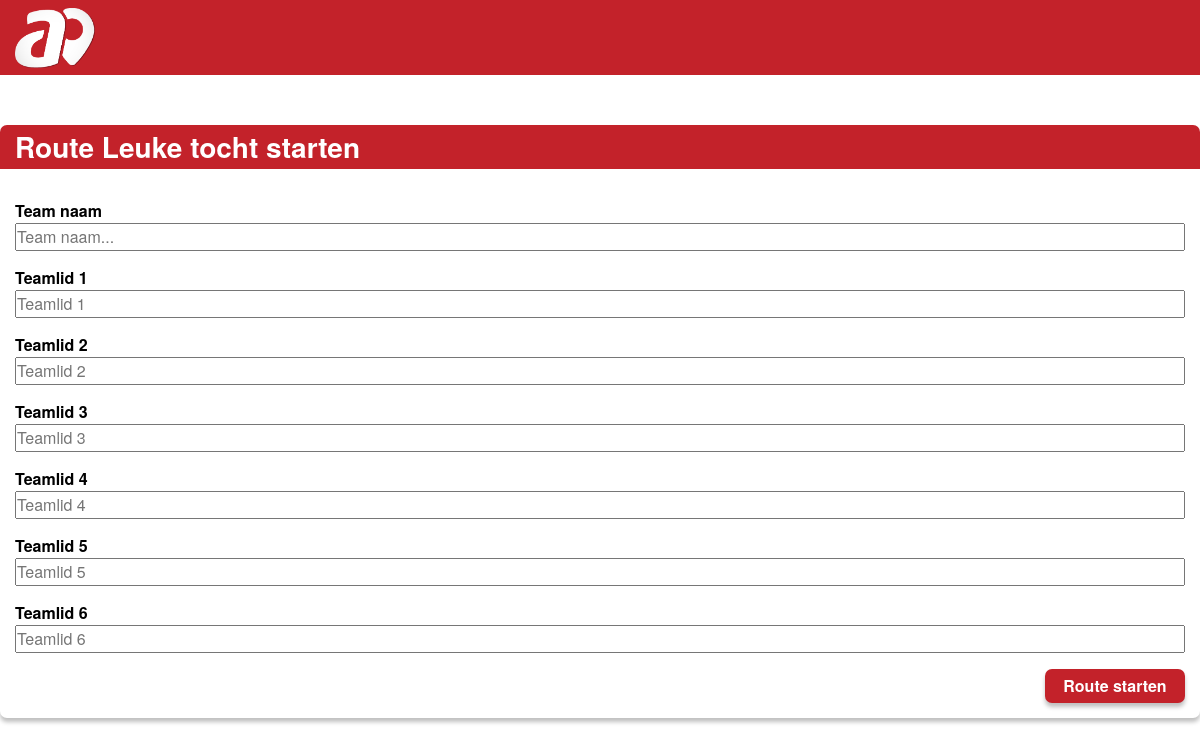
Page /startroute.php?id=1 on the earlier database version.
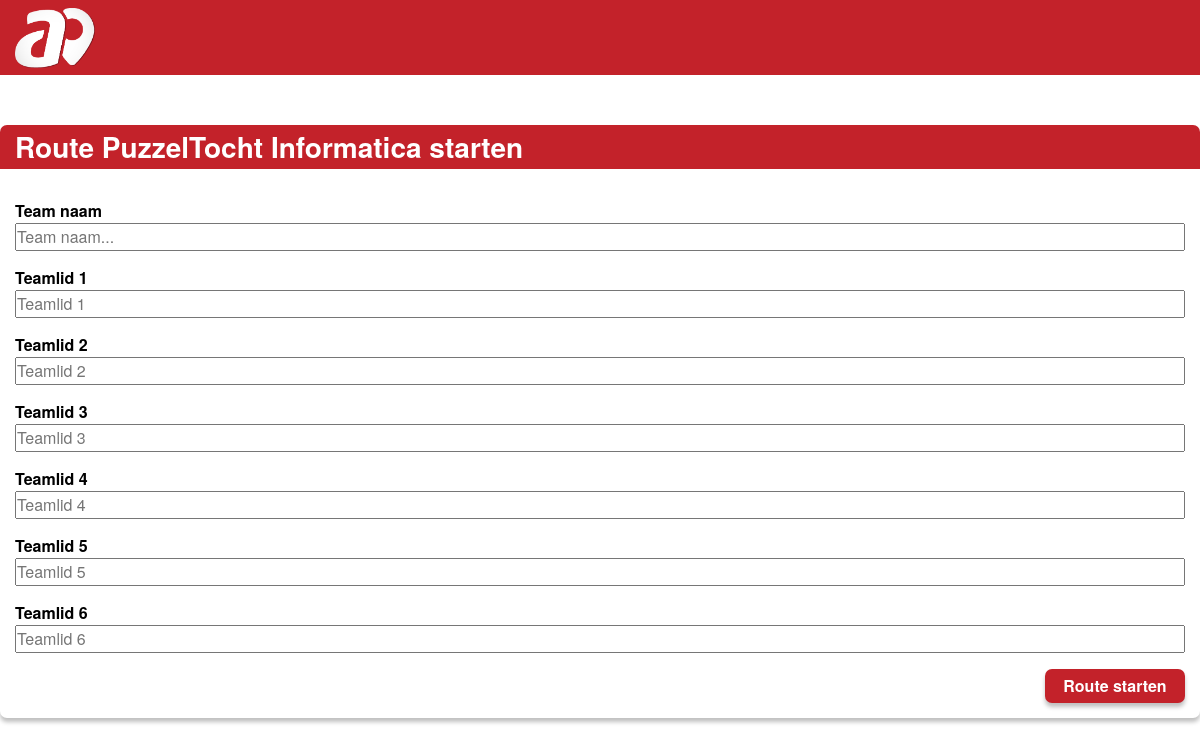
Same page on the later database version.
### tables this page shows
CREATE TABLE `route` (
  `routeId` int(11) NOT NULL,
  `routeName` varchar(50) NOT NULL,
  `description` text NOT NULL,
  `courseId` int(11) NOT NULL,
  `picture` longblob NOT NULL
);

### startroute.php (the view, shortened to what this page needs)
<?php
include("./dataaccess/courseData.php");
?>
<!DOCTYPE html>
<html lang="en">
<head>
    <link rel="stylesheet" href="https://cdn.jsdelivr.net/npm/bootstrap@4.0.0/dist/css/bootstrap.min.css">
    <link rel="stylesheet" href="style/style.css">
    <link rel="stylesheet" href="style/addRoute.css">
</head>
<body>
    <?php include("templates/header.php"); ?>
    <main>
        <?php
        $somevar = $_GET["id"];
        $query = "SELECT * FROM `route` WHERE `routeId` = " . $somevar;
        $stm = $con->prepare($query);
        if ($stm->execute()) {
            $result = $stm->fetchAll(PDO::FETCH_OBJ);
            foreach ($result as $route) {
        ?>
                <div class="wrap">
                    <div class="item mobilecentered">
                        <div class="itemWrap">
                            <div class="itemHeader">
                                <h3>Route <?php echo $route->routeName ?> starten</h3>
                            </div>
                            <div class="itemContent">
                                <form method="POST" class="addRouteForm" enctype="multipart/form-data">
                                    <label>Team naam</label>
                                    <input name="txtTeamName" type="text" placeholder="Team naam..." required>
                                    <label>Teamlid 1</label>
                                    <input name="txtlid1" type="text" placeholder="Teamlid 1">
                                    <label>Teamlid 2</label>
                                    <input name="txtlid2" type="text" placeholder="Teamlid 2">
                                    <label>Teamlid 3</label>
                                    <input name="txtlid3" type="text" placeholder="Teamlid 3">
                                    <label>Teamlid 4</label>
                                    <input name="txtlid4" type="text" placeholder="Teamlid 4">
                                    <label>Teamlid 5</label>
                                    <input name="txtlid5" type="text" placeholder="Teamlid 5">
                                    <label>Teamlid 6</label>
                                    <input name="txtlid6" type="text" placeholder="Teamlid 6">
                                    <input type="submit" name="btnOpslaan" value="Route starten" class="button buttonWrap">
                                </form>
                            </div>
                        </div>
                    </div>
                </div>
        <?php }
        } ?>
    </main>
</body>
</html>

### templates/header.php (shortened to what this page needs)
<header>
    <div class="wrap">
        <a href="index.php">
          <img src="img/Logo.png" alt="Logo">
        </a>
    </div>
</header>

### style/style.css (style rules this page uses)
* { margin: 0px; padding: 0px; }
body { font-family: "Helvetica Neue", Helvetica, Arial; }
h1, h2, h3, h4, h5, h6, p, ul { margin: 0px; padding: 0px; }
h1, h2, h3 { color: #fff; font-weight: bold; }
.wrap { max-width: 1200px; margin: 0 auto; }
.button { width: 100px; text-align: center; color: #fff; background-color: #C3222A; border-radius: 7px; box-shadow: 0px 4px 4px rgba(0, 0, 0, 0.25); padding: 2px 0px; }
header { background-color: #C3222A; margin-bottom: 50px; }
header .wrap { display: flex; justify-content: space-between; align-items: center; height: 75px; padding: 0 15px }
header .wrap img { height: 60px; width: auto; }
.item { margin-bottom: 50px; }
.itemWrap { box-shadow: 0px 4px 4px rgba(0, 0, 0, 0.25); border-radius: 7px; }
.itemWrap .itemHeader { border-radius: 7px 7px 0px 0px; padding: 5px 15px; background-color: #C3222A; color: #fff; font-weight: bold; display: flex; justify-content: space-between; align-items: center; }
.itemWrap .itemContent { color: #000; padding: 15px; padding-bottom: 50px; position: relative; }
.itemWrap .itemContent .buttonWrap { position: absolute; bottom: 15px; right: 15px; display: flex; justify-content: space-between; }
form .button { border: none; width: 140px; padding: 5px 0px; font-weight: bold; justify-content: center !important; }
form input:nth-last-child(2) { margin-bottom: 15px; }

### style/addRoute.css (style rules this page uses)
.addRouteForm { display: flex; flex-direction: column; }
.addRouteForm label { margin-bottom: 0px; margin-top: 15px; font-weight: bold; }

Differences in the rows shown:
changed route: routeName "Leuke tocht" → "PuzzelTocht Informatica"
